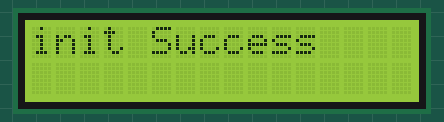
This sketch was run on a simulated Arduino Uno, built with avr-gcc and run on an emulated ATmega328P. On the bench: 16×2 character LCD. No radio packets arrive unless stated; what the sketch prints to the serial monitor is not drawn.

Above: at 0.1 s.
At 2.2 s:
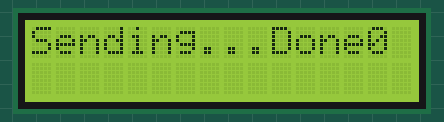
At 11.2 s:
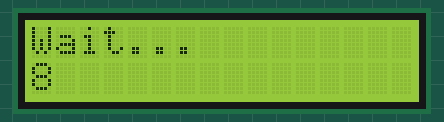
At 20.3 s:
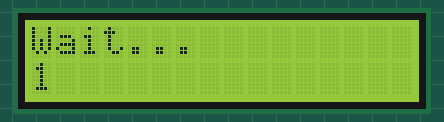
At 29.3 s:
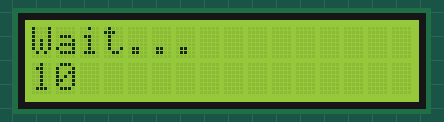
At 38.4 s:
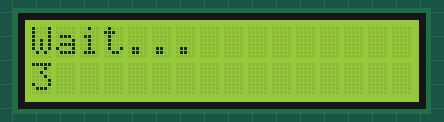

The sketch:

lora_mega.ino
```cpp
    /************************************************************************/
   /***************     Created by Praveen Kumar      **********************/
  /****************     MS Studend Computer Science   *********************/
 /*****************     +917737662589                 ********************/
/************************************************************************/


    #include <SPI.h>
    #include <RH_RF95.h>
#include <LiquidCrystal.h>
  RH_RF95 Lora;
  int Count;
  int i;

const int rs = 9, en = 8, d4 = 7, d5 = 6, d6 = 5, d7 = 4;
LiquidCrystal lcd(rs, en, d4, d5, d6, d7);

void setup() {
    Serial.begin(9600);
    lcd.begin(16, 2);

    Serial.println();
    Serial.println("Setup");
        if (!Lora.init())
        {
          Serial.println("Notice:init failed");
          lcd.print("init failed");
        }
        else
        {
          Serial.println("Notice:init Success");
          lcd.print("init Success");
        }

   delay(2000);


}

void loop() {
        i=0;
        lcd.clear();
        lcd.setCursor(0, 0);
        String url="1";
        char dataurl[url.length()+1];
        strcpy(dataurl,url.c_str());
        Lora.send(dataurl, sizeof(dataurl));
        Serial.println("Sending...");
        lcd.print("Sending...");
        lcd.setCursor(14, 0);
        lcd.print(Count++);
        Lora.waitPacketSent();
        Serial.println(" done");
        lcd.setCursor(10, 0);
        lcd.print("Done");
        delay(1000);
        lcd.clear();
        lcd.setCursor(0, 0);
        lcd.print("Wait...");
        lcd.setCursor(0, 1);
        while(i<15)
        {
          lcd.clear();
          lcd.setCursor(0, 0);
          lcd.print("Wait...");
          lcd.setCursor(0, 1);
          lcd.print(i++);
          delay(1000);
        }


}
```

Measured:
- what the display in image 1 shows lasts 1.0 s, from 2.1 s to 3.1 s
